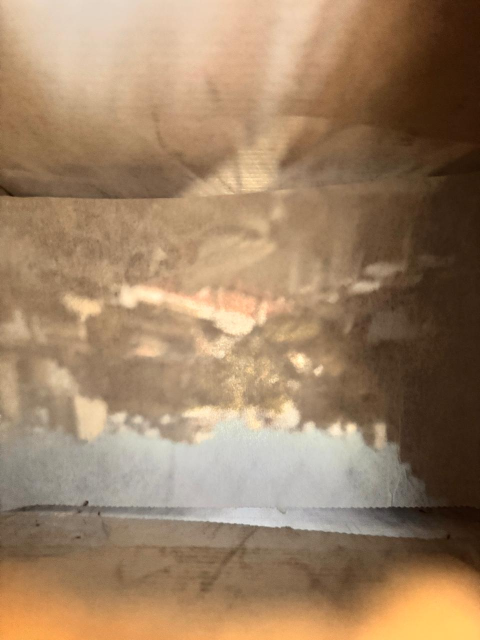
#> input picture 006_fotografia_digital/imagenes/originales/img_camara_oscura1.jpeg, 960 x 1280 px, found by its file name (shown at 1/2 size)
$ python ecualizacion_hsv.py
#> lines starting #> are read from the running program, lines starting #| are printed output that depends on the picture
"""
TP006 — Parte 1 — Cámara oscura y procesamiento digital
Código principal requerido por el TP (Anexo técnico).

Proceso:
  1. Cargar imagen de cámara oscura
  2. Invertir (flip -1) — la proyección llega girada 180°
  3. Recortar zona de proyección útil (ROI)
  4. Convertir a HSV
  5. Separar canales H, S, V
  6. Ecualizar ÚNICAMENTE el canal V
  7. Recomponer y guardar
"""
import cv2
import numpy as np
import matplotlib.pyplot as plt

img_bgr = cv2.imread("C:/Users/Cristian/Desktop/greco-cristian-pdi-1c-2026/006_fotografia_digital/imagenes/originales/img_camara_oscura1.jpeg")
#> img_bgr is the input picture: shape (1280, 960, 3); mean B, G, R 101.3, 130.2, 158.5
img_bgr = cv2.flip(img_bgr, -1)
img_bgr = img_bgr[220:720, 50:910]
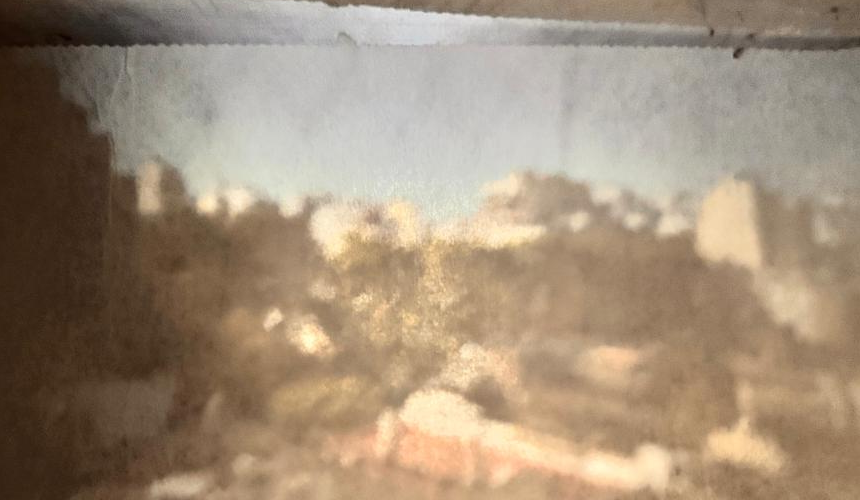
#> img_bgr: shape (500, 860, 3); mean B, G, R 120.5, 142, 160.8
hsv = cv2.cvtColor(img_bgr, cv2.COLOR_BGR2HSV)
#> hsv: shape (500, 860, 3); mean H, S, V 18.7, 72.7, 160.9
h, s, v = cv2.split(hsv)
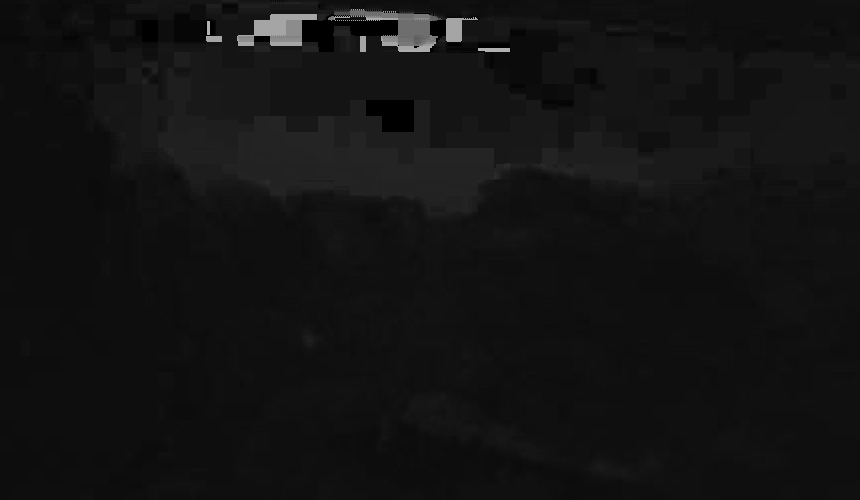
#> h: shape (500, 860); min 0, max 177, mean 18.7
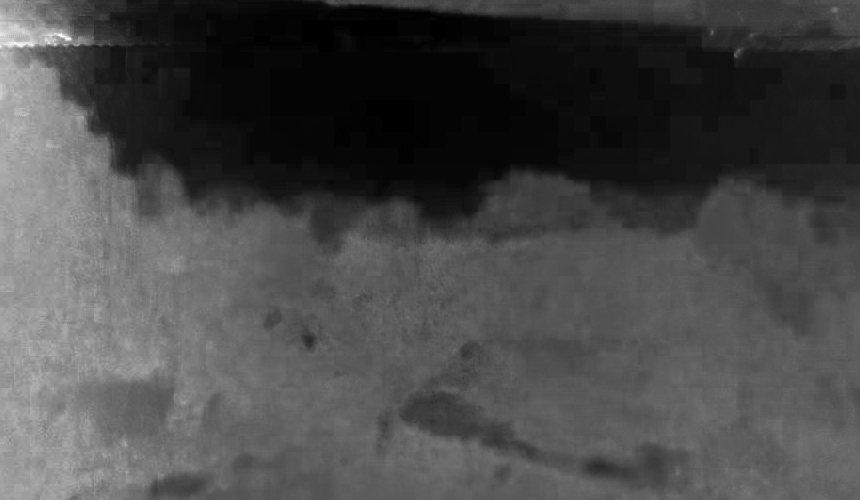
#> s: shape (500, 860); min 0, max 255, mean 72.7
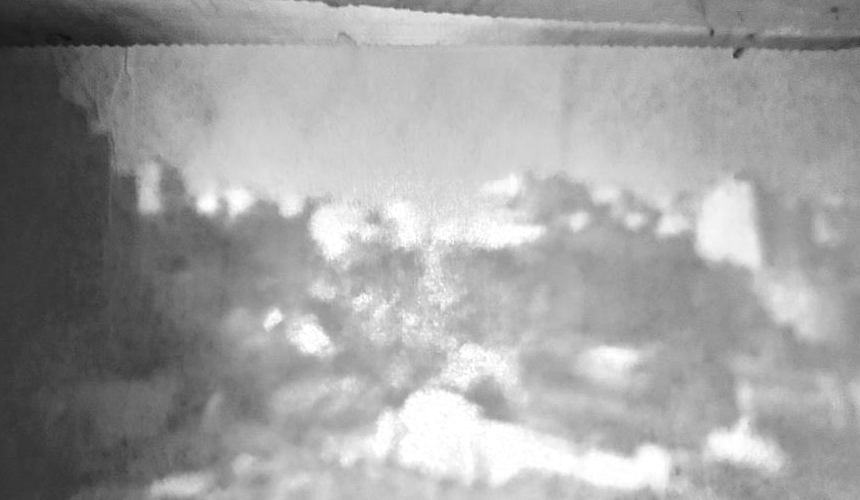
#> v: shape (500, 860); min 16, max 255, mean 160.9
v_eq = cv2.equalizeHist(v)
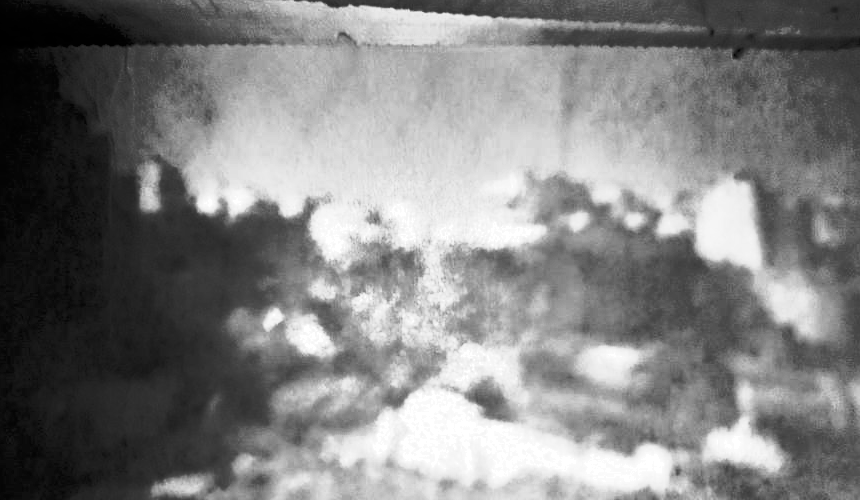
#> v_eq: shape (500, 860); min 0, max 255, mean 128.4
hsv_eq = cv2.merge([h, s, v_eq])
#> hsv_eq: shape (500, 860, 3); mean H, S, V 18.7, 72.7, 128.4
img_eq_bgr = cv2.cvtColor(hsv_eq, cv2.COLOR_HSV2BGR)
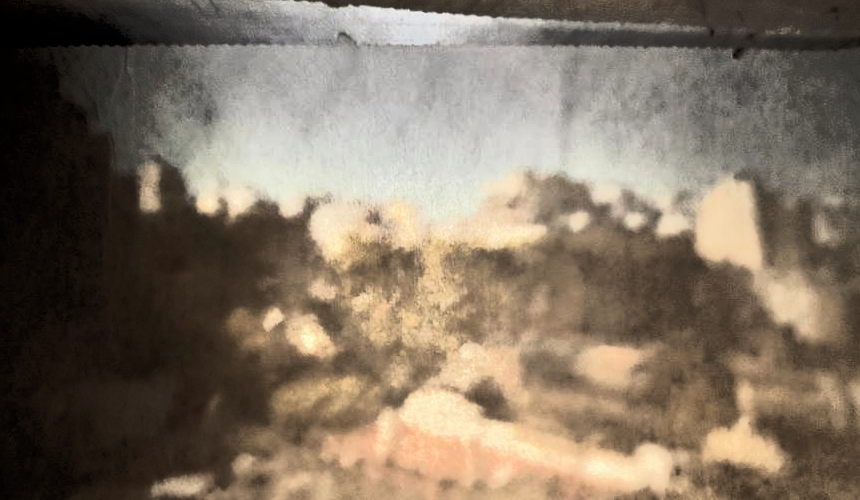
#> img_eq_bgr: shape (500, 860, 3); mean B, G, R 98.2, 114.4, 128.3
cv2.imwrite("C:/Users/Cristian/Desktop/greco-cristian-pdi-1c-2026/006_fotografia_digital/imagenes/procesadas/camara_oscura_ecualizada_v.jpg", img_eq_bgr)

fig, axes = plt.subplots(1, 3, figsize=(15, 4))
fig.suptitle("Canal V — Antes vs Después de equalizeHist", fontsize=13)
axes[0].fill_between(range(256), cv2.calcHist([v],[0],None,[256],[0,256]).flatten(), color='darkorange', alpha=0.8)
axes[0].set_title("V original"); axes[0].set_xlabel("Intensidad"); axes[0].set_ylabel("Frecuencia")
axes[1].fill_between(range(256), cv2.calcHist([v_eq],[0],None,[256],[0,256]).flatten(), color='steelblue', alpha=0.8)
axes[1].set_title("V ecualizado"); axes[1].set_xlabel("Intensidad")
axes[2].fill_between(range(256), cv2.calcHist([v],[0],None,[256],[0,256]).flatten(), color='darkorange', alpha=0.5, label='Antes')
axes[2].fill_between(range(256), cv2.calcHist([v_eq],[0],None,[256],[0,256]).flatten(), color='steelblue', alpha=0.5, label='Despues')
axes[2].set_title("Comparacion"); axes[2].legend()
plt.tight_layout()
plt.savefig("C:/Users/Cristian/Desktop/greco-cristian-pdi-1c-2026/006_fotografia_digital/imagenes/procesadas/histogramas_canal_v.jpg", dpi=150, bbox_inches='tight')
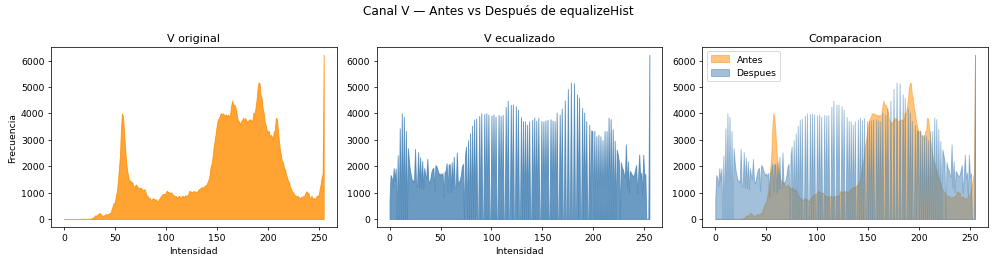
#> figure drawn by matplotlib, 3 panels
print("Pipeline completo ejecutado.")

$ run again, with 006_fotografia_digital/imagenes/originales/IMG 1.jpeg copied over 006_fotografia_digital/imagenes/originales/img_camara_oscura1.jpeg
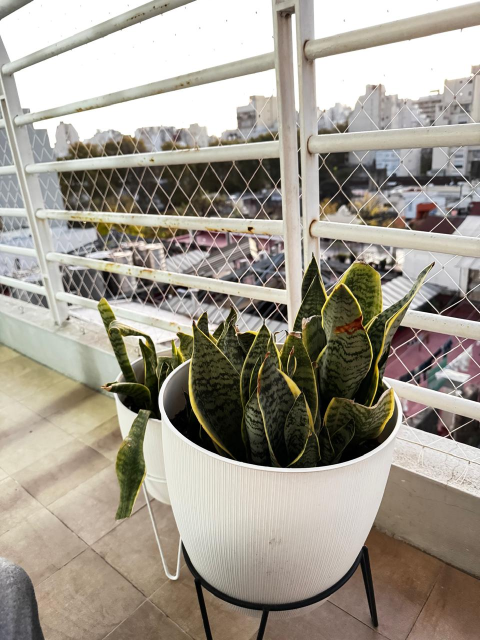
#> input picture 006_fotografia_digital/imagenes/originales/IMG 1.jpeg, 960 x 1280 px, found by its file name (shown at 1/2 size)
#> img_bgr is the input picture: shape (1280, 960, 3); mean B, G, R 142.8, 154.3, 160.8
#> hsv: shape (500, 860, 3); mean H, S, V 34.7, 70.8, 141.8
#> hsv_eq: shape (500, 860, 3); mean H, S, V 34.7, 70.8, 128
#> `img_eq_bgr = cv2.cvtColor(hsv_eq, cv2.COLOR_HSV2BGR)`:
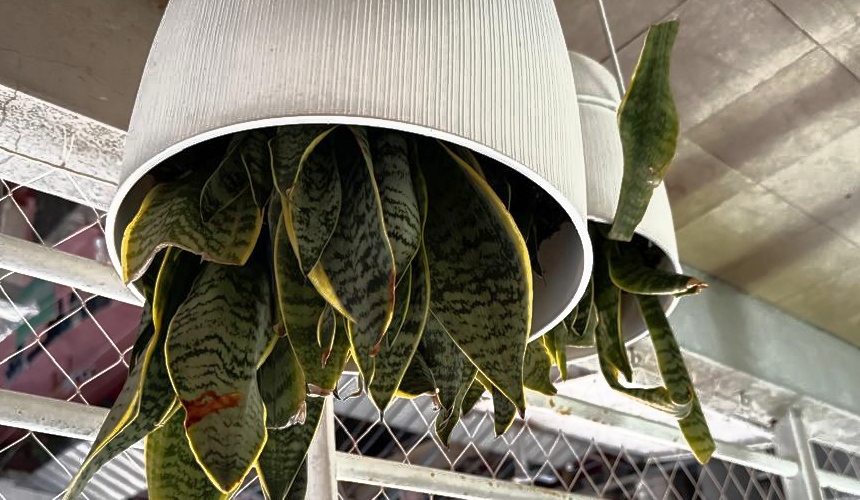
#> img_eq_bgr: shape (500, 860, 3); mean B, G, R 106.5, 121.9, 126.9
#> `plt.savefig("C:/Users/Cristian/Desktop/greco-cristian-pdi-1c-2026/006_..`:
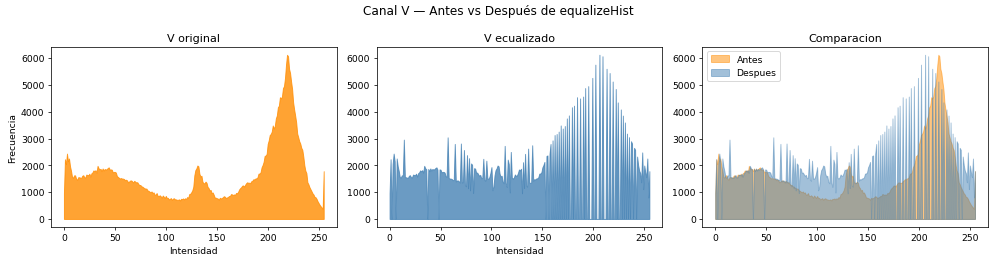
#> figure drawn by matplotlib, 3 panels

$ run again, with 006_fotografia_digital/imagenes/originales/IMG 10.jpeg copied over 006_fotografia_digital/imagenes/originales/img_camara_oscura1.jpeg
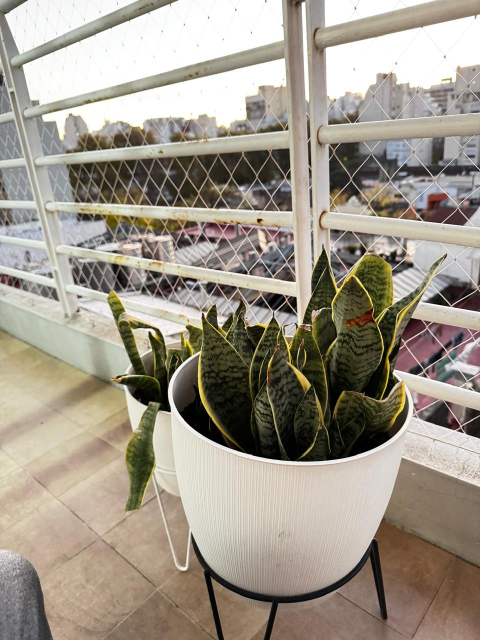
#> input picture 006_fotografia_digital/imagenes/originales/IMG 10.jpeg, 960 x 1280 px, found by its file name (shown at 1/2 size)
#> img_bgr is the input picture: shape (1280, 960, 3); mean B, G, R 138.1, 151.2, 159.4
#> hsv: shape (500, 860, 3); mean H, S, V 31.4, 74.6, 143.7
#> hsv_eq: shape (500, 860, 3); mean H, S, V 31.4, 74.6, 127.9
#> `img_eq_bgr = cv2.cvtColor(hsv_eq, cv2.COLOR_HSV2BGR)`:
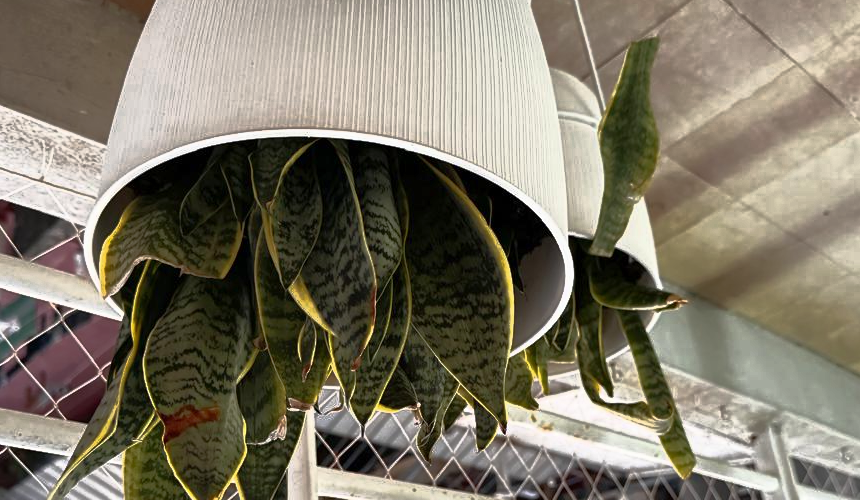
#> img_eq_bgr: shape (500, 860, 3); mean B, G, R 104, 120.6, 127
#> `plt.savefig("C:/Users/Cristian/Desktop/greco-cristian-pdi-1c-2026/006_..`:
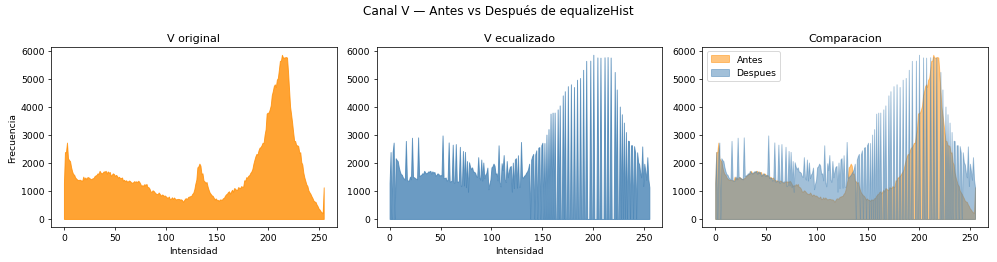
#> figure drawn by matplotlib, 3 panels

$ run again, with 006_fotografia_digital/imagenes/originales/IMG 11.jpeg copied over 006_fotografia_digital/imagenes/originales/img_camara_oscura1.jpeg
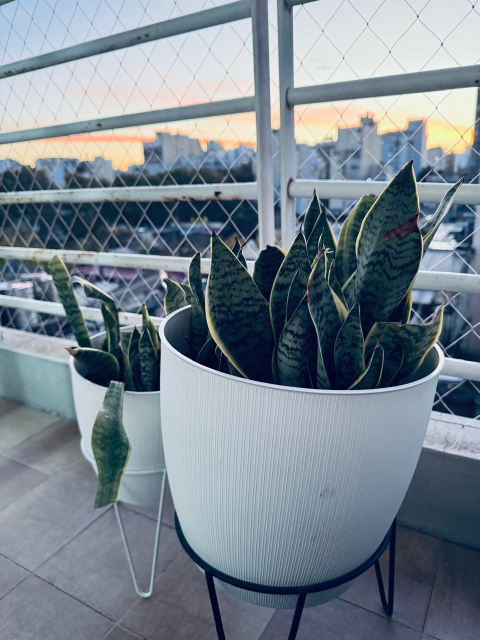
#> input picture 006_fotografia_digital/imagenes/originales/IMG 11.jpeg, 960 x 1280 px, found by its file name (shown at 1/2 size)
#> img_bgr is the input picture: shape (1280, 960, 3); mean B, G, R 143, 132.5, 119.9
#> hsv: shape (500, 860, 3); mean H, S, V 101.8, 87.5, 133.6
#> hsv_eq: shape (500, 860, 3); mean H, S, V 101.8, 87.5, 128.3
#> `plt.savefig("C:/Users/Cristian/Desktop/greco-cristian-pdi-1c-2026/006_..`:
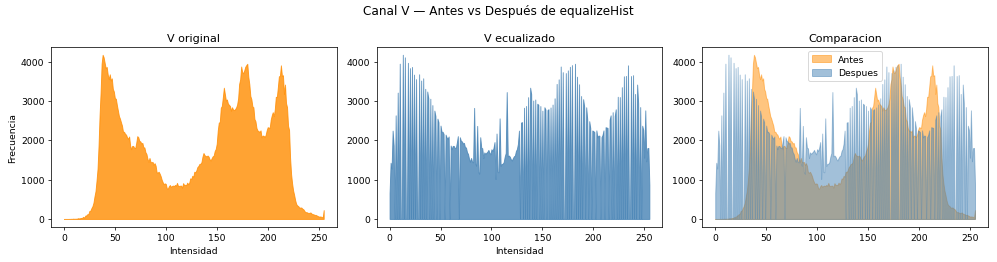
#> figure drawn by matplotlib, 3 panels
